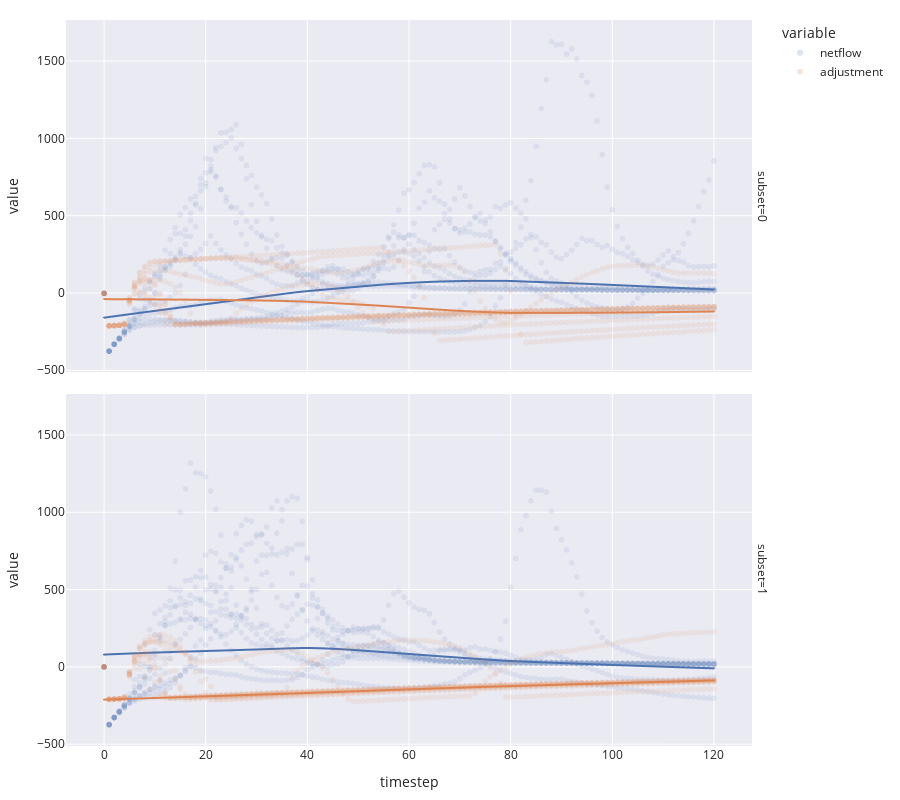

The notebook cell saved with this chart:
### Code cell
fig = px.scatter(
    simulation_result,
    x='timestep',
    y=['netflow', 'adjustment'],
    facet_row='subset',
    opacity=0.1,
    trendline='lowess',
    height=800,
    template='seaborn'
)

fig.update_layout(
    margin=dict(l=20, r=20, t=20, b=20),
)

fig.show()

### Figure 1 — Plotly figure (JSON) as saved in the notebook; plotly's stock layout.template omitted (floating-point values rounded to 4 significant figures; data arrays with more than 128 entries replaced by an {"elided": "..."} marker saying what was removed)
{"data": [{"hovertemplate": "variable=netflow<br>subset=0<br>timestep=%{x}<br>value=%{y}<extra></extra>", "legendgroup": "netflow", "marker": {"color": "rgb(76,114,176)", "opacity": 0.1, "symbol": "circle"}, "mode": "markers", "name": "netflow", "showlegend": true, "type": "scattergl", "x": {"elided": "1210 int values"}, "xaxis": "x2", "y": {"elided": "1210 float values"}, "yaxis": "y2"}, {"hovertemplate": "<b>LOWESS trendline</b><br><br>variable=netflow<br>subset=0<br>timestep=%{x}<br>value=%{y} <b>(trend)</b><extra></extra>", "legendgroup": "netflow", "marker": {"color": "rgb(76,114,176)", "symbol": "circle"}, "mode": "lines", "name": "netflow", "showlegend": false, "type": "scattergl", "x": {"elided": "1210 int values"}, "xaxis": "x2", "y": {"elided": "1210 float values"}, "yaxis": "y2"}, {"hovertemplate": "variable=netflow<br>subset=1<br>timestep=%{x}<br>value=%{y}<extra></extra>", "legendgroup": "netflow", "marker": {"color": "rgb(76,114,176)", "opacity": 0.1, "symbol": "circle"}, "mode": "markers", "name": "netflow", "showlegend": false, "type": "scattergl", "x": {"elided": "1210 int values"}, "xaxis": "x", "y": {"elided": "1210 float values"}, "yaxis": "y"}, {"hovertemplate": "<b>LOWESS trendline</b><br><br>variable=netflow<br>subset=1<br>timestep=%{x}<br>value=%{y} <b>(trend)</b><extra></extra>", "legendgroup": "netflow", "marker": {"color": "rgb(76,114,176)", "symbol": "circle"}, "mode": "lines", "name": "netflow", "showlegend": false, "type": "scattergl", "x": {"elided": "1210 int values"}, "xaxis": "x", "y": {"elided": "1210 float values"}, "yaxis": "y"}, {"hovertemplate": "variable=adjustment<br>subset=0<br>timestep=%{x}<br>value=%{y}<extra></extra>", "legendgroup": "adjustment", "marker": {"color": "rgb(221,132,82)", "opacity": 0.1, "symbol": "circle"}, "mode": "markers", "name": "adjustment", "showlegend": true, "type": "scattergl", "x": {"elided": "1210 int values"}, "xaxis": "x2", "y": {"elided": "1210 float values"}, "yaxis": "y2"}, {"hovertemplate": "<b>LOWESS trendline</b><br><br>variable=adjustment<br>subset=0<br>timestep=%{x}<br>value=%{y} <b>(trend)</b><extra></extra>", "legendgroup": "adjustment", "marker": {"color": "rgb(221,132,82)", "symbol": "circle"}, "mode": "lines", "name": "adjustment", "showlegend": false, "type": "scattergl", "x": {"elided": "1210 int values"}, "xaxis": "x2", "y": {"elided": "1210 float values"}, "yaxis": "y2"}, {"hovertemplate": "variable=adjustment<br>subset=1<br>timestep=%{x}<br>value=%{y}<extra></extra>", "legendgroup": "adjustment", "marker": {"color": "rgb(221,132,82)", "opacity": 0.1, "symbol": "circle"}, "mode": "markers", "name": "adjustment", "showlegend": false, "type": "scattergl", "x": {"elided": "1210 int values"}, "xaxis": "x", "y": {"elided": "1210 float values"}, "yaxis": "y"}, {"hovertemplate": "<b>LOWESS trendline</b><br><br>variable=adjustment<br>subset=1<br>timestep=%{x}<br>value=%{y} <b>(trend)</b><extra></extra>", "legendgroup": "adjustment", "marker": {"color": "rgb(221,132,82)", "symbol": "circle"}, "mode": "lines", "name": "adjustment", "showlegend": false, "type": "scattergl", "x": {"elided": "1210 int values"}, "xaxis": "x", "y": {"elided": "1210 float values"}, "yaxis": "y"}], "layout": {"annotations": [{"font": {}, "showarrow": false, "text": "subset=1", "textangle": 90, "x": 0.98, "xanchor": "left", "xref": "paper", "y": 0.2425, "yanchor": "middle", "yref": "paper"}, {"font": {}, "showarrow": false, "text": "subset=0", "textangle": 90, "x": 0.98, "xanchor": "left", "xref": "paper", "y": 0.7575, "yanchor": "middle", "yref": "paper"}], "height": 800, "legend": {"title": {"text": "variable"}, "tracegroupgap": 0}, "margin": {"b": 20, "l": 20, "r": 20, "t": 20}, "xaxis": {"anchor": "y", "domain": [0, 0.98], "title": {"text": "timestep"}}, "xaxis2": {"anchor": "y2", "domain": [0, 0.98], "matches": "x", "showticklabels": false}, "yaxis": {"anchor": "x", "domain": [0, 0.485], "title": {"text": "value"}}, "yaxis2": {"anchor": "x2", "domain": [0.515, 1], "matches": "y", "title": {"text": "value"}}}}
